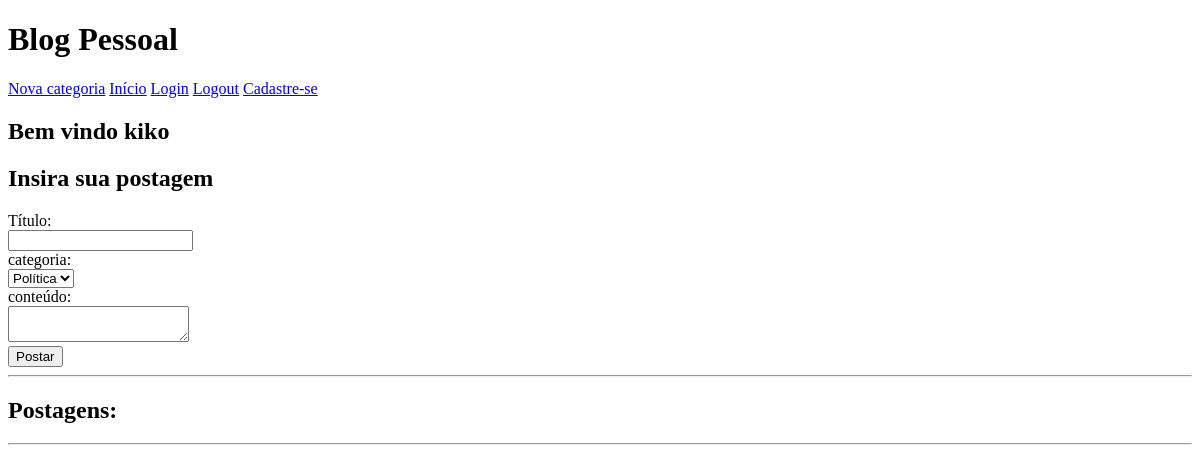
The app's page / (signed in), older data.
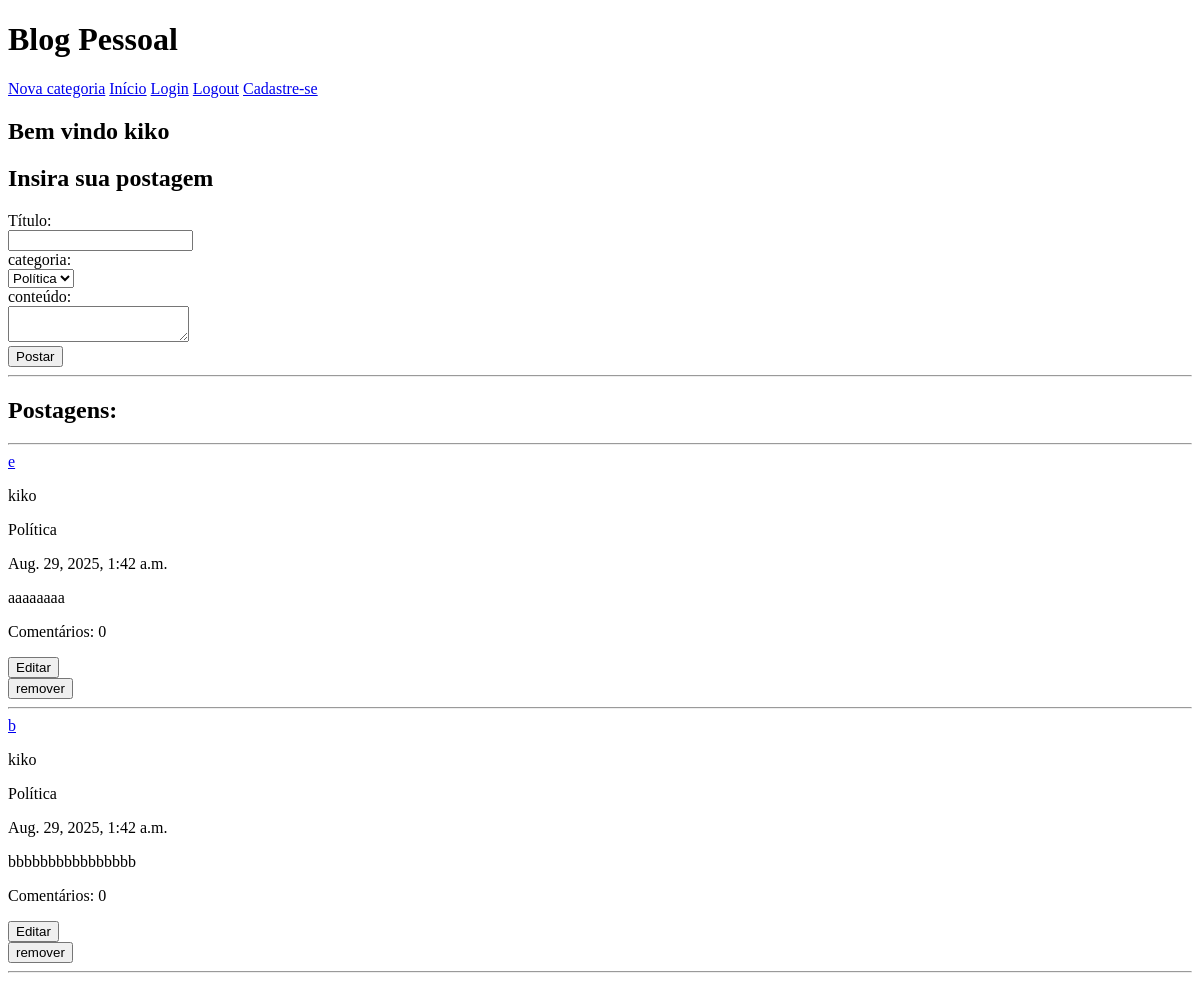
The same page, newer data.
### blog/models.py (models this page shows, shortened)
class Post(models.Model):
    titulo = models.CharField(max_length=64)
    categoria = models.ForeignKey(
        Categoria, on_delete=models.CASCADE, related_name="postsCategoria")
    conteudo = models.CharField(max_length=1000)
    usuario = models.ForeignKey(
        User, on_delete=models.CASCADE, related_name="postsUsuario")
    dataPostagem = models.DateTimeField()

class Categoria(models.Model):
    nome = models.CharField(max_length=64)
    usuario = models.ForeignKey(
        User, on_delete=models.CASCADE, related_name="categoriasUsuario")
    def __str__(self):
        return f"{self.nome}"

### blog/views.py (the view)
# urls.py: path('', views.index, name="index"),
def index(request):
    if request.user.is_authenticated:
        categorias = Categoria.objects.all()
        postagens = Post.objects.all()
        return render(request, 'blog/index.html', {"categorias": categorias, "postagens": postagens, })
    return HttpResponseRedirect(reverse('login'))

### blog/templates/blog/index.html (shortened to what this page needs)
{% extends 'blog/layout.html' %}
{% block body %}
<div>
    {% if request.user.is_authenticated %}
    <h2>Bem vindo {{user.username}}</h2>
    {% endif %}
</div>
<div>
    <h2>Insira sua postagem</h2>
    <form action="{% url 'post' %}" method="post">
        <label>Título:</label><br>
        <input type="text" name="tituloPost"><br>
        <label>categoria:</label><br>
        <select name="categoriaPost">
            {% for c in categorias %}
            <option value="{{c.id}}" name="categoriaPost">{{c.nome}}</option>
            {% endfor %}
        </select>
        <br>
        <label>conteúdo:</label><br>
        <textarea name="conteudoPost"></textarea><br>
        <button type="submit">Postar</button>
    </form>
    <hr>
</div>
<div>
    <h2>Postagens:</h2>
    <hr>
    {% for p in postagens %}
    <a href="{% url 'postagemView' p.id %}">{{p.titulo}}</a>
    <p>{{p.usuario}}</p>
    <p>{{p.categoria}}</p>
    <p>{{p.dataPostagem}}</p>
    <p>{{p.conteudo}}</p>
    <p>Comentários: {{ p.p.count }}</p>
    <button class="jsBtnAtualizar" data-id={{p.id}} data-titulo={{p.titulo}} data-categoria={{p.categoria}}
        data-conteudo={{p.conteudo}}>Editar</button>
    <form action="{% url 'remover1' p.id %}">
        <button type="submit" class="btnRemover">remover</button>
    </form>
    <hr>
    {% endfor %}
</div>
{% endblock %}

### blog/templates/blog/layout.html (shortened to what this page needs)
{% load static %}
<!DOCTYPE html>
<html lang="en">
<head>
    <link rel="stylesheet" href="{% static 'blog/estilo.css' %}">
</head>
<body>
    <header>
        <h1>Blog Pessoal</h1>
    </header>
    <nav>
        <a href="{% url 'categoria' %}">Nova categoria</a>
        <a href="{% url 'index' %}">Início</a>
        <a href="{% url 'login' %}">Login</a>
        <a href="{% url 'logout' %}">Logout</a>
        <a href="{% url 'register'%}">Cadastre-se</a>
    </nav>
    {% block body %}{% endblock %}
</body>
</html>

Row changes from the older to the newer data that the page shows:
added Post: titulo "e", usuario "kiko", categoria "Política", dataPostagem "Aug. 29, 2025, 1:42 a.m.", conteudo "aaaaaaaa", p.count "0"
added Post: titulo "b", usuario "kiko", categoria "Política", dataPostagem "Aug. 29, 2025, 1:42 a.m.", conteudo "bbbbbbbbbbbbbbbb", p.count "0"
